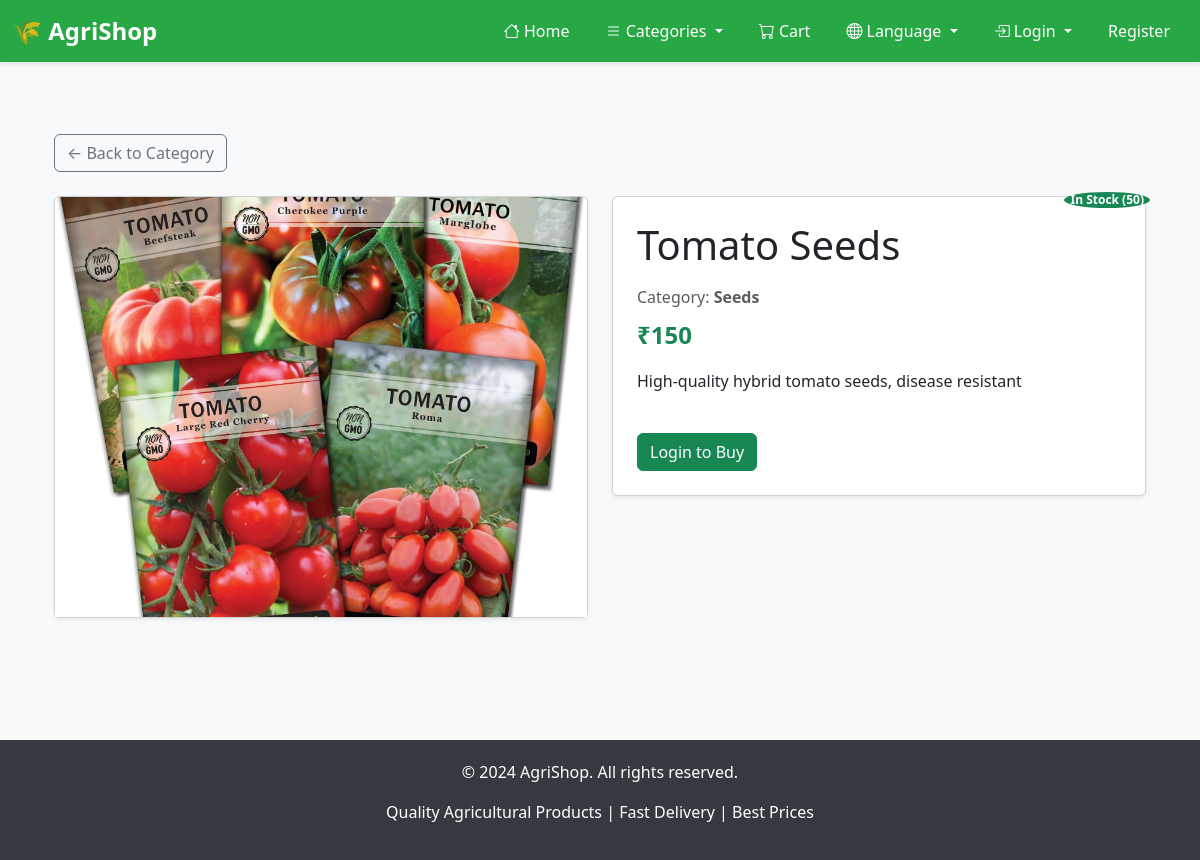
Page /product/1 on the committed database.
### tables this page shows
CREATE TABLE products (
        id INTEGER PRIMARY KEY AUTOINCREMENT,
        name TEXT,
        price INTEGER,
        image TEXT,
        category_id INTEGER,
        description TEXT,
        stock INTEGER,
        FOREIGN KEY (category_id) REFERENCES categories (id)
    );

CREATE TABLE categories (
        id INTEGER PRIMARY KEY AUTOINCREMENT,
        name TEXT UNIQUE,
        description TEXT
    );

### app.py (the view)
@app.route('/product/<int:product_id>')
def product_detail(product_id):
    conn = sqlite3.connect("database.db")
    cursor = conn.cursor()
    cursor.execute("SELECT p.*, c.name FROM products p JOIN categories c ON p.category_id = c.id WHERE p.id=?", (product_id,))
    product = cursor.fetchone()
    conn.close()
    if not product:
        return redirect(url_for('home'))
    return render_template('product_detail.html', product=product)

### app.py (called while the page is built)
def get_locale():
    return session.get('language', 'en')

def get_translation(key, default=''):
    locale = get_locale()
    return translations.get(locale, {}).get(key, translations.get('en', {}).get(key, default))

@app.before_request
def inject_translations():
    request.get_translation = get_translation
    request.current_language = get_locale()

### templates/product_detail.html
{% extends "base.html" %}
{% block content %}
<div class="container py-5">
    <div class="row">
        <div class="col-12 mb-4">
            <a href="/category/{{ product[4] }}" class="btn btn-outline-secondary">← Back to Category</a>
        </div>
    </div>
    <div class="row">
        <div class="col-md-6 mb-4">
            <div class="card shadow-sm">
                <img src="{{ product[3] }}" class="card-img-top" alt="{{ product[1] }}" style="height: 420px; object-fit: cover;">
            </div>
        </div>
        <div class="col-md-6">
            <div class="card shadow-sm p-4">
                <h1 class="mb-3">{{ product[1] }}</h1>
                <p class="text-muted mb-2">Category: <strong>{{ product[7] }}</strong></p>
                <p class="fs-4 text-success fw-bold mb-3">₹{{ product[2] }}</p>
                <p class="mb-4">{{ product[5] }}</p>
                <p class="mb-3">
                    {% if product[6]|int > 0 %}
                        <span class="badge bg-success">In Stock ({{ product[6] }})</span>
                    {% else %}
                        <span class="badge bg-danger">Out of Stock</span>
                    {% endif %}
                </p>
                <div class="d-flex gap-2">
                    {% if session.get('user') %}
                    <a href="/add_to_cart/{{ product[0] }}" class="btn btn-success">Add to Cart</a>
                    {% else %}
                    <a href="/login" class="btn btn-success">Login to Buy</a>
                    {% endif %}
                </div>
            </div>
        </div>
    </div>
</div>
{% endblock %}

### templates/base.html (style rules this page uses)
body { background-color: #f8f9fa; }
.badge { position: absolute; top: -5px; right: -5px; background-color: #dc3545; color: white; border-radius: 50%; padding: 2px 6px; font-size: 12px; }

### rows in the picture
products: image (picture), name "Tomato Seeds", price "150", description "High-quality hybrid tomato seeds, disease resistant", stock "50"
categories: name "Seeds"

### other values in the picture
{{ request.get_translation('home') }} "Home"
{{ request.get_translation('categories') }} "Categories"
{{ request.get_translation('cart') }} "Cart"
{{ request.get_translation('language') }} "Language"
{{ request.get_translation('login') }} "Login"
{{ request.get_translation('register') }} "Register"
{{ request.get_translation('all_rights_reserved', 'All rights reserved.') }} "All rights reserved."
